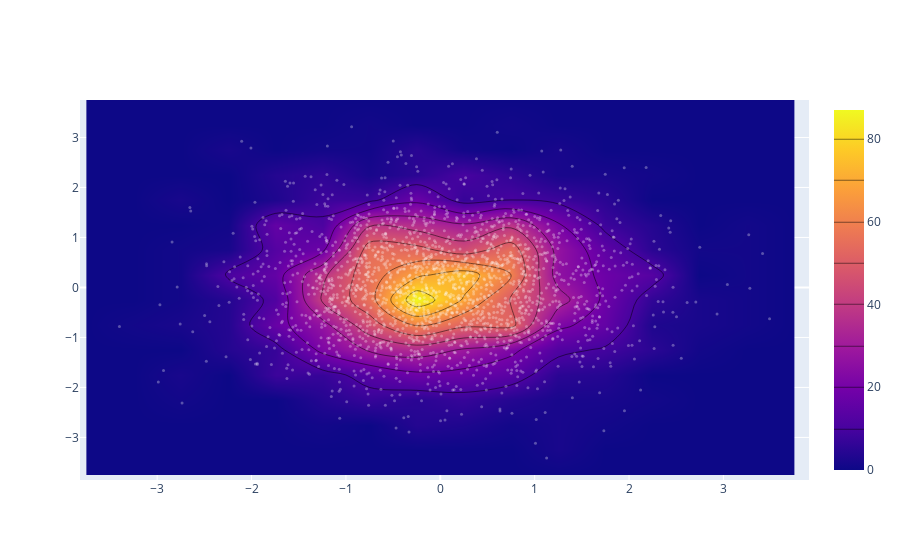

The cell this chart's notebook holds for it:
### Code cell
import plotly.graph_objs as go
import numpy as np

x = np.random.randn(2000)
y = np.random.randn(2000)
iplot([go.Histogram2dContour(x=x, y=y, contours=dict(coloring='heatmap')),
       go.Scatter(x=x, y=y, mode='markers', marker=dict(color='white', size=3, opacity=0.3))], show_link=False)

### Figure 1 — Plotly figure (JSON) as saved in the notebook; plotly's stock layout.template omitted (floating-point values rounded to 4 significant figures; data arrays with more than 128 entries replaced by an {"elided": "..."} marker saying what was removed)
{"data": [{"contours": {"coloring": "heatmap"}, "type": "histogram2dcontour", "x": {"elided": "2000 float values"}, "y": {"elided": "2000 float values"}}, {"marker": {"color": "white", "opacity": 0.3, "size": 3}, "mode": "markers", "type": "scatter", "x": {"elided": "2000 float values"}, "y": {"elided": "2000 float values"}}], "layout": {}}
